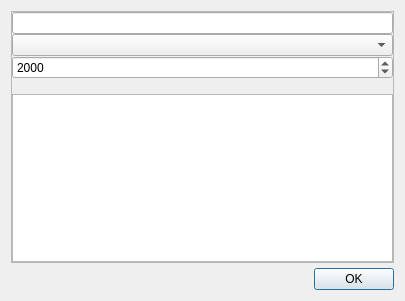
<?xml version="1.0" encoding="UTF-8"?>
<ui version="4.0">
 <class>genericListDialog</class>
 <widget class="QDialog" name="genericListDialog">
  <property name="geometry">
   <rect>
    <x>0</x>
    <y>0</y>
    <width>405</width>
    <height>301</height>
   </rect>
  </property>
  <property name="windowTitle">
   <string>Dialog</string>
  </property>
  <layout class="QGridLayout" name="gridLayout_2">
   <property name="verticalSpacing">
    <number>5</number>
   </property>
   <item row="0" column="0">
    <widget class="QScrollArea" name="scrollArea">
     <property name="widgetResizable">
      <bool>true</bool>
     </property>
     <widget class="QWidget" name="scrollAreaWidgetContents">
      <property name="geometry">
       <rect>
        <x>0</x>
        <y>0</y>
        <width>387</width>
        <height>253</height>
       </rect>
      </property>
      <layout class="QGridLayout" name="gridLayout">
       <property name="leftMargin">
        <number>0</number>
       </property>
       <property name="topMargin">
        <number>0</number>
       </property>
       <property name="rightMargin">
        <number>0</number>
       </property>
       <property name="bottomMargin">
        <number>0</number>
       </property>
       <property name="spacing">
        <number>0</number>
       </property>
       <item row="4" column="0">
        <spacer name="verticalSpacer">
         <property name="orientation">
          <enum>Qt::Vertical</enum>
         </property>
         <property name="sizeHint" stdset="0">
          <size>
           <width>20</width>
           <height>40</height>
          </size>
         </property>
        </spacer>
       </item>
       <item row="5" column="0">
        <widget class="QListWidget" name="generic_list"/>
       </item>
       <item row="3" column="0">
        <widget class="QDateEdit" name="dateEdit">
         <property name="layoutDirection">
          <enum>Qt::LeftToRight</enum>
         </property>
         <property name="accelerated">
          <bool>false</bool>
         </property>
         <property name="displayFormat">
          <string>yyyy</string>
         </property>
        </widget>
       </item>
       <item row="0" column="0">
        <widget class="QLineEdit" name="lineEdit"/>
       </item>
       <item row="2" column="0">
        <widget class="QComboBox" name="comboBox"/>
       </item>
      </layout>
     </widget>
    </widget>
   </item>
   <item row="1" column="0">
    <widget class="QDialogButtonBox" name="buttonBox">
     <property name="orientation">
      <enum>Qt::Horizontal</enum>
     </property>
     <property name="standardButtons">
      <set>QDialogButtonBox::Ok</set>
     </property>
    </widget>
   </item>
  </layout>
 </widget>
 <resources/>
 <connections>
  <connection>
   <sender>buttonBox</sender>
   <signal>accepted()</signal>
   <receiver>genericListDialog</receiver>
   <slot>accept()</slot>
   <hints>
    <hint type="sourcelabel">
     <x>226</x>
     <y>282</y>
    </hint>
    <hint type="destinationlabel">
     <x>157</x>
     <y>274</y>
    </hint>
   </hints>
  </connection>
  <connection>
   <sender>buttonBox</sender>
   <signal>rejected()</signal>
   <receiver>genericListDialog</receiver>
   <slot>reject()</slot>
   <hints>
    <hint type="sourcelabel">
     <x>294</x>
     <y>288</y>
    </hint>
    <hint type="destinationlabel">
     <x>286</x>
     <y>274</y>
    </hint>
   </hints>
  </connection>
 </connections>
</ui>
